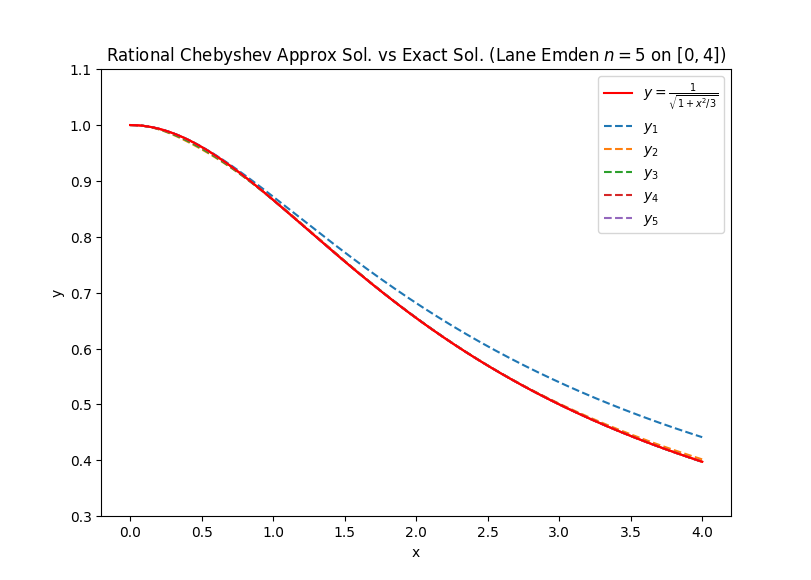

The script that drew this image:
from DESolver5 import *

mpmath.mp.dps = 300
mpmath.mp.prec = 300


plt.clf()

N = 25
it = 5
D = [0,4]
D1 = [1/(1+D[1]),1]


n = 5
points = 200
dx = (D[1]-D[0])/(points-1)
xlist = [D[0]+i*dx for i in range(points)]
y1list = [1/sqrt(1+x**2/3) for x in xlist]

plt.plot(xlist,y1list,"-r",label=r"$y=\frac{1}{\sqrt{1+x^2/3}}$")
z1 = [0,2,-1]
for i in range(it):

	# Our ODE's Coefficients
	def g0(x):
		return n*polyeval(z1,x)**(n-1)

	def g1(x):
		return 2*x**4/(x-1)

	def g2(x):
		return x**4

	# What our ODE equals
	def f(x):
		return (n-1)*polyeval(z1,x)**n


	g = [g0,g1,g2]
	z2 = DESolver(g,f,D=D,XY=[[1],[1]],DXDY=[[1],[0]],basis="c",N=N)

	z1 = z2.copy()

	def h(x):
		return polyeval(z1,1/(1+x))

	# Residual Error
	def err(x):
		return abs((x-1)*x**4*polyeval(polydiffn(z1,2),x)+2*x**4*polyeval(polydiff(z1),x)+(x-1)*polyeval(z1,x)**n)*1/(x)**2

	print(-math.log(1/(D[1]-D[0])*integrate(err,D1[0],D1[1]),10), " IT" + str(i+1))

	ay1list = [h(x) for x in xlist]

	
	
	
	plt.plot(xlist,ay1list,"--",label=r"$y_{"+str(i+1)+"}$")
	plt.legend(loc="upper right")

	# plt.plot(xlist,y1list,"-r",label="Exact Solution")
	#plt.plot(xlist,ay1list,":g",label="Iterate")
	#plt.title("Iteration "+str(i+1))
	#plt.savefig(" IT "+ str(i+1))
	#plt.clf()

ax = plt.gca()
plt.xlabel("x")
plt.ylabel("y")
plt.title(r"Rational Chebyshev Approx. Sol. vs Exact Sol. (Lane Emden $n=5$ on $[0,4]$)")
plt.plot(xlist,y1list,"-r",label=r"$y=\frac{1}{\sqrt{1+x^2/3}}")
ax.set_ylim([0.3, 1.1])
plt.show()
